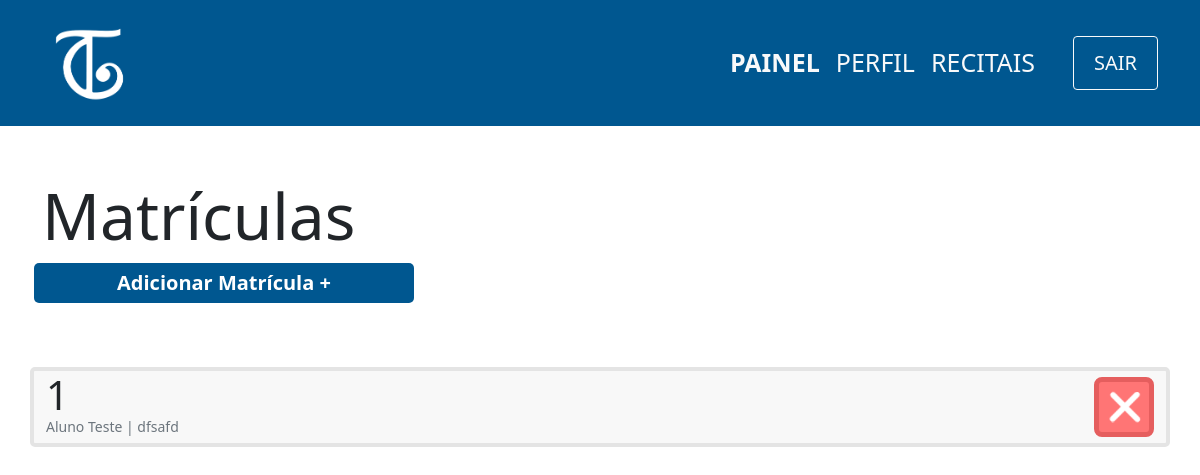
Before: /view/matricula/index.php (signed in) with the older database file.
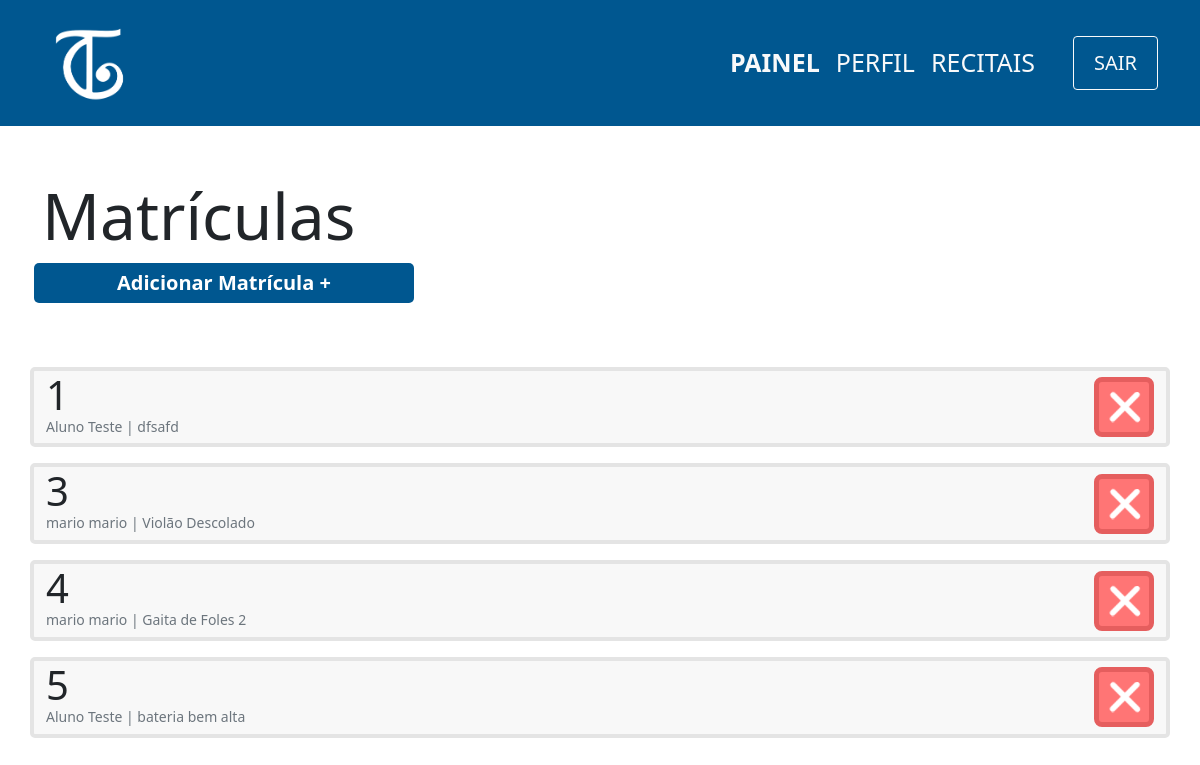
After: the same page with the newer database file.
### tables this page shows
CREATE TABLE matricula(
                id INTEGER PRIMARY KEY,
                id_aluno integer not null,
                id_curso integer not null,    
                foreign key (id) references curso(id_curso) ON DELETE CASCADE,
                foreign key (id) references aluno(id_aluno) ON DELETE CASCADE
            );

CREATE TABLE aluno(
                id INTEGER PRIMARY KEY,
                cpf varchar(11) not null,
                nome varchar(100) not null,
                username varchar(100) UNIQUE not null,
                responsavel varchar(100),
                data_nasc date not null,
                senha varchar(100) not null,
                email varchar(100) UNIQUE not null                    
            );

CREATE TABLE curso(
                id INTEGER PRIMARY KEY,
                nome varchar(100) not null,
                id_professor integer not null,
                FOREIGN KEY (id) references professor(id_professor) ON DELETE CASCADE
            );

### controller/matricula/index.php (called while the page is built)
<?php
    require '../../db/connection.php';
    try {
        $sql=$db->prepare('SELECT matricula.id,curso.nome as nomeCurso,aluno.nome as nomeAluno
        FROM MATRICULA join CURSO on CURSO.id = MATRICULA.id_curso
        JOIN ALUNO on ALUNO.id = MATRICULA.id_aluno');
        $sql->execute();
        $matriculas=$sql->fetchAll(PDO::FETCH_ASSOC);
    } catch (PDOException $e) {
        echo 'Erro ao executar comando no banco de dados: ' . $e->getMessage();
        exit();
    }
?>

### view/matricula/index.php (the view, shortened to what this page needs)
<?php
    include '../../layouts/navbar.php';
    include '../../controller/matricula/index.php';
?>
<div class="container">
    <div class="row mt-5">
        <h1 class="mt-1 display-3">Matrículas</h1>
        <span class="btn-principal col-md-4 col-sm-12 mx-1 text-center mb-5" onclick="location.href='cadastro.php'">
            <a href="cadastro.php">Adicionar Matrícula +</a>
        </span>
        <?php
            foreach($matriculas as $matricula){
                echo '
                <div class="col-12 card d-flex flex-row justify-content-between mt-3">
                    <div class="d-flex flex-column">
                        <p class="m-0 display-6">'.$matricula['id'].'</p>
                        <p class="m-0 text-muted display-3 mb-2" style="font-size:14px">'.$matricula['nomeAluno'].' | '.$matricula['nomeCurso'].'</p>
                    </div>
                    <div class="d-flex align-items-center" id="'.$matricula['id'].'">
                        <button onclick="location.href=\'../../controller/matricula/delete.php?id='.$matricula['id'].'\';" class="btn-remover">
                            <img src="../../images/delete-icon.png" width=40px>
                        </button>
                    </div>
                </div>
                ';
            }?>
    </div>
</div>

Changed rows visible on the page:
added matricula: id "3", id_aluno.nome "mario mario", id_curso.nome "Violão Descolado"
added matricula: id "4", id_aluno.nome "mario mario", id_curso.nome "Gaita de Foles 2"
added matricula: id "5", id_aluno.nome "Aluno Teste", id_curso.nome "bateria bem alta"
